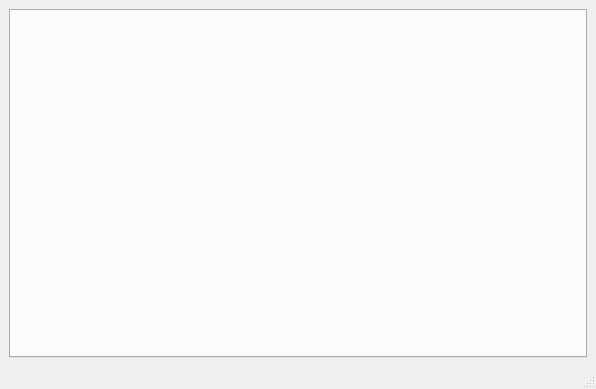
<?xml version="1.0" encoding="UTF-8"?>
<ui version="4.0">
 <class>MainWindow</class>
 <widget class="QMainWindow" name="MainWindow">
  <property name="geometry">
   <rect>
    <x>0</x>
    <y>0</y>
    <width>596</width>
    <height>389</height>
   </rect>
  </property>
  <property name="windowTitle">
   <string>LiveScope</string>
  </property>
  <widget class="QWidget" name="centralwidget">
   <layout class="QHBoxLayout" name="horizontalLayout">
    <item>
     <widget class="QTabWidget" name="tabWidget">
      <property name="currentIndex">
       <number>-1</number>
      </property>
     </widget>
    </item>
   </layout>
  </widget>
  <widget class="QMenuBar" name="menubar">
   <property name="geometry">
    <rect>
     <x>0</x>
     <y>0</y>
     <width>596</width>
     <height>17</height>
    </rect>
   </property>
  </widget>
  <widget class="QStatusBar" name="statusbar"/>
 </widget>
 <resources/>
 <connections/>
</ui>
